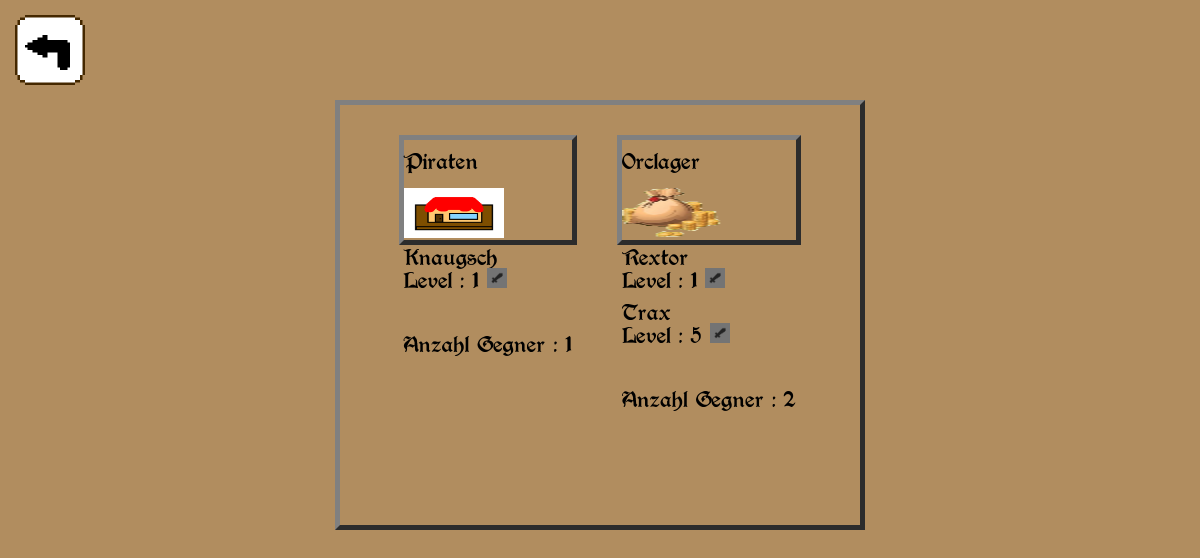
Page /themen.php (signed in) on the committed database.
### tables this page shows
CREATE TABLE `gegner` (
  `gegnerid` int(11) NOT NULL,
  `gegnername` text NOT NULL,
  `lvl` int(11) NOT NULL,
  `leben` int(11) NOT NULL,
  `angriff` int(11) NOT NULL,
  `geld` int(11) NOT NULL,
  `gegnerbildpfad` text NOT NULL,
  `thema` text NOT NULL,
  `gesperrt` int(1) NOT NULL
);

### funktionen.php (the view, shortened to what this page needs)
<?php
class DBAktionen
{
	function ThemenAnzeigen($connection)
	{
		$select = $connection->prepare("SELECT DISTINCT themenname, themenbildpfad from themen INNER JOIN gegner ON  gegner.thema = themen.themenname");
		$select->execute();
		$sperre = 0;
		$result = $select->get_result();
		while ($row = $result->fetch_array()) {
			$counter = 0;
			echo '<div class="ItemContainer"><p>' . $row["themenname"] . '</p>
			 <img src=' . $row["themenbildpfad"] . '><br><br><br>';
			$select2 = $connection->prepare("SELECT gegnername,gegnerid, lvl FROM gegner WHERE thema=? AND gesperrt=?");
			$select2->bind_param("si", $row["themenname"], $sperre);
			$select2->execute();
			$result2 = $select2->get_result();
			while ($row2 = $result2->fetch_array()) {
				$counter++;
				echo
					"<form action=\"/pve.php\" method=\"POST\">
					   <p>" . $row2["gegnername"] . "<br>Level : " . $row2["lvl"] . "
				       <input type=\"hidden\" name=\"gegnerid\" value=\"" . $row2['gegnerid'] . "\" />
					   <input class=\"Kampfimg\" type=\"image\"src=\"/Bilder/Kampf.png\" width=\"20\" height=\"20\">
					   </form></p>";
			}
			echo "<br><br>Anzahl Gegner : " . $counter . "";
			echo "</div><br>";
		}
	}
}

### rpgstyle.css (style rules this page uses)
.ItemContainer { min-width:100px; width:auto; height:100px; border: 5px outset grey; z-index:1; margin:20px; }
.ItemContainer img { width:100px; height:50px; position: absolute; z-index:0; }
.Kampfimg { display:inline; }

### rows in the picture
gegner: gegnername "Knaugsch", lvl "1"
gegner: gegnername "Rextor", lvl "1"
gegner: gegnername "Trax", lvl "5"

### other values in the picture
$row["themenname"] "Piraten"
$counter "1"
$row["themenname"] "Orclager"
$counter "2"
